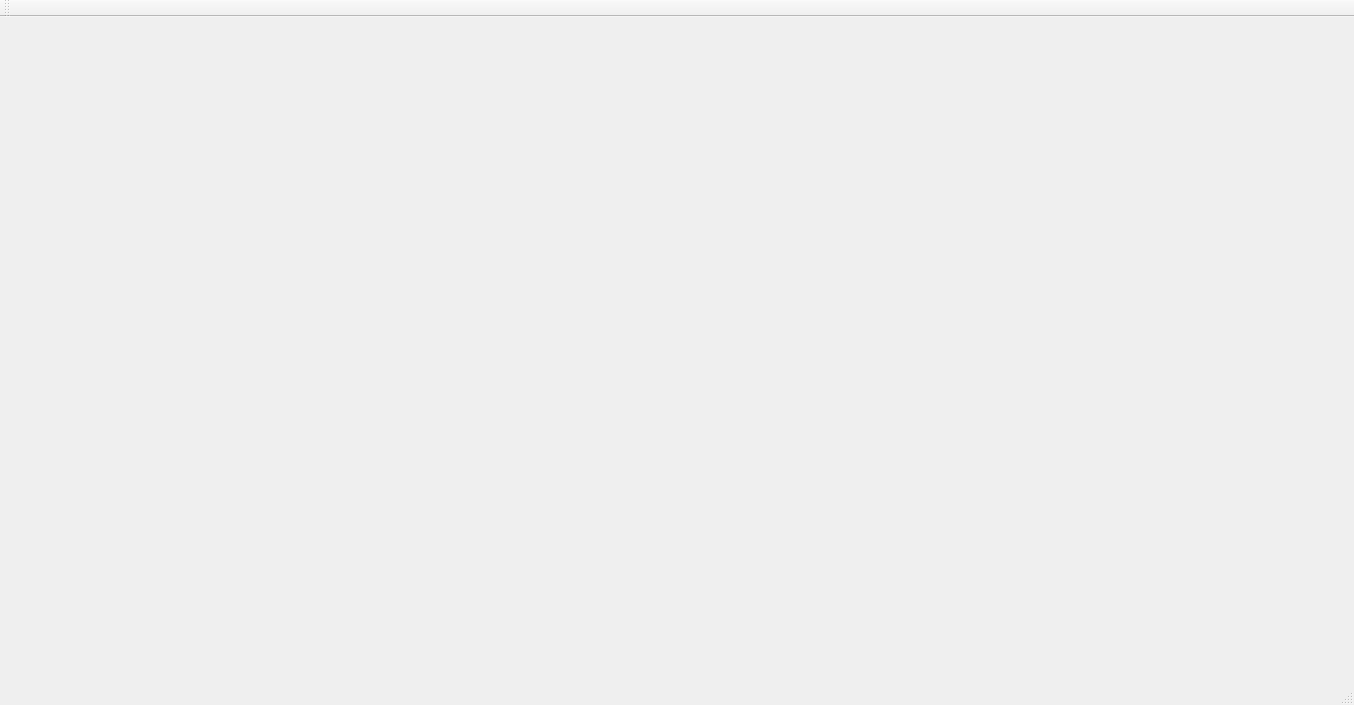
<?xml version="1.0" encoding="UTF-8"?>
<ui version="4.0">
 <class>MainWindow</class>
 <widget class="QMainWindow" name="MainWindow">
  <property name="geometry">
   <rect>
    <x>0</x>
    <y>0</y>
    <width>1354</width>
    <height>705</height>
   </rect>
  </property>
  <property name="windowTitle">
   <string>MainWindow</string>
  </property>
  <widget class="QWidget" name="centralWidget"/>
  <widget class="QMenuBar" name="menuBar">
   <property name="geometry">
    <rect>
     <x>0</x>
     <y>0</y>
     <width>1354</width>
     <height>26</height>
    </rect>
   </property>
  </widget>
  <widget class="QToolBar" name="mainToolBar">
   <attribute name="toolBarArea">
    <enum>TopToolBarArea</enum>
   </attribute>
   <attribute name="toolBarBreak">
    <bool>false</bool>
   </attribute>
  </widget>
  <widget class="QStatusBar" name="statusBar"/>
 </widget>
 <layoutdefault spacing="6" margin="11"/>
 <resources/>
 <connections/>
</ui>
